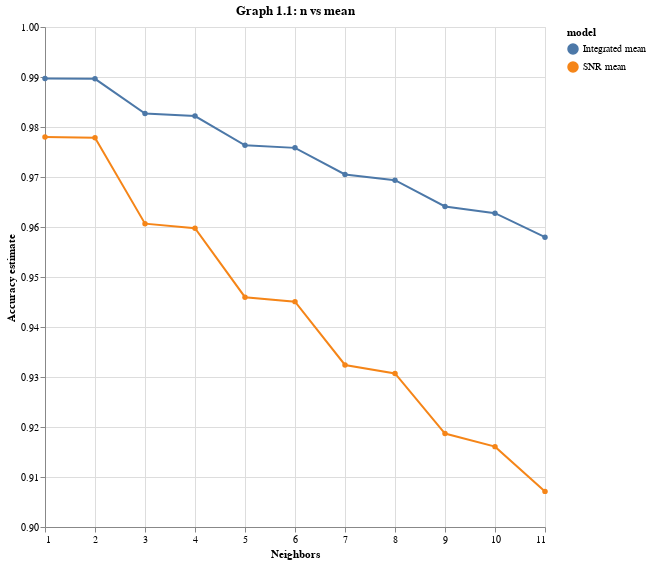

The notebook cell saved with this chart:
### Markdown cell above
## Graphing our Findings:
We first add another column to `accuracies_grid_integrated` and `accuracies_grid_snr` indicating whether we're looking at the integrated mean, or the snr mean. We later use this in the color section of `mark_line` as the titles for the blue and orange graphs as can be seen below. We use a `mark_line` since we're trying to see a trend between the different n values which in this case is decreasing starting from n=1.

### Code cell
accuracies_grid_integrated['model'] = 'Integrated mean'
accuracies_grid_snr['model'] = 'SNR mean'

accuracy_vs_k_integrated = alt.Chart(accuracies_grid_integrated, title="Graph 1.1: n vs mean").mark_line(point=True).encode(
    x=alt.X("param_kneighborsclassifier__n_neighbors").title("Neighbors"),
    y=alt.Y("mean_test_score")
        .scale(domain=(0.9, 1))
        .title("Accuracy estimate"),
    color=alt.Color("model")
)+ alt.Chart(accuracies_grid_snr).mark_line(point=True).encode(
    x=alt.X("param_kneighborsclassifier__n_neighbors").title("Neighbors"),
    y=alt.Y("mean_test_score")
        .scale(domain=(0.9, 1))
        .title("Accuracy estimate"),
    color=alt.Color("model")
).properties(width = 500, height = 500)
accuracy_vs_k_integrated

### Figure 1 — Vega-Lite specification as saved in the notebook (floating-point values rounded to 4 significant figures)
{"config": {"view": {"continuousWidth": 300, "continuousHeight": 300}}, "layer": [{"data": {"name": "data-c6c8bca885819fa4b5cec05fabb8bfe2"}, "mark": {"type": "line", "point": true}, "encoding": {"color": {"field": "model", "type": "nominal"}, "x": {"field": "param_kneighborsclassifier__n_neighbors", "title": "Neighbors", "type": "quantitative"}, "y": {"field": "mean_test_score", "scale": {"domain": [0.9, 1]}, "title": "Accuracy estimate", "type": "quantitative"}}, "title": "Graph 1.1: n vs mean"}, {"data": {"name": "data-74faa81d73c4c7ab9665546434fd7297"}, "mark": {"type": "line", "point": true}, "encoding": {"color": {"field": "model", "type": "nominal"}, "x": {"field": "param_kneighborsclassifier__n_neighbors", "title": "Neighbors", "type": "quantitative"}, "y": {"field": "mean_test_score", "scale": {"domain": [0.9, 1]}, "title": "Accuracy estimate", "type": "quantitative"}}}], "height": 500, "width": 500, "$schema": "https://vega.github.io/schema/vega-lite/v5.15.1.json", "datasets": {"data-c6c8bca885819fa4b5cec05fabb8bfe2": [{"mean_fit_time": 0.06418, "std_fit_time": 0.01005, "mean_score_time": 0.1526, "std_score_time": 0.01115, "param_kneighborsclassifier__n_neighbors": 1, "params": {"kneighborsclassifier__n_neighbors": 1}, "split0_test_score": 0.9905, "split1_test_score": 0.9892, "split2_test_score": 0.9883, "split3_test_score": 0.9923, "split4_test_score": 0.9877, "split5_test_score": 0.988, "split6_test_score": 0.988, "split7_test_score": 0.9923, "split8_test_score": 0.9942, "split9_test_score": 0.9865, "mean_test_score": 0.9897, "std_test_score": 0.002375, "rank_test_score": 1, "model": "Integrated mean"}, {"mean_fit_time": 0.05923, "std_fit_time": 0.004542, "mean_score_time": 0.1497, "std_score_time": 0.005569, "param_kneighborsclassifier__n_neighbors": 2, "params": {"kneighborsclassifier__n_neighbors": 2}, "split0_test_score": 0.9905, "split1_test_score": 0.9889, "split2_test_score": 0.988, "split3_test_score": 0.9923, "split4_test_score": 0.9877, "split5_test_score": 0.988, "split6_test_score": 0.988, "split7_test_score": 0.9923, "split8_test_score": 0.9942, "split9_test_score": 0.9865, "mean_test_score": 0.9896, "std_test_score": 0.002402, "rank_test_score": 2, "model": "Integrated mean"}, {"mean_fit_time": 0.07202, "std_fit_time": 0.01683, "mean_score_time": 0.1643, "std_score_time": 0.01133, "param_kneighborsclassifier__n_neighbors": 3, "params": {"kneighborsclassifier__n_neighbors": 3}, "split0_test_score": 0.9868, "split1_test_score": 0.9825, "split2_test_score": 0.9812, "split3_test_score": 0.9843, "split4_test_score": 0.9809, "split5_test_score": 0.9809, "split6_test_score": 0.9806, "split7_test_score": 0.9828, "split8_test_score": 0.9892, "split9_test_score": 0.9775, "mean_test_score": 0.9827, "std_test_score": 0.003182, "rank_test_score": 3, "model": "Integrated mean"}, {"mean_fit_time": 0.06551, "std_fit_time": 0.01265, "mean_score_time": 0.1743, "std_score_time": 0.02029, "param_kneighborsclassifier__n_neighbors": 4, "params": {"kneighborsclassifier__n_neighbors": 4}, "split0_test_score": 0.9865, "split1_test_score": 0.9825, "split2_test_score": 0.98, "split3_test_score": 0.9837, "split4_test_score": 0.9806, "split5_test_score": 0.9806, "split6_test_score": 0.9809, "split7_test_score": 0.9809, "split8_test_score": 0.9886, "split9_test_score": 0.9775, "mean_test_score": 0.9822, "std_test_score": 0.003105, "rank_test_score": 4, "model": "Integrated mean"}, {"mean_fit_time": 0.05883, "std_fit_time": 0.004803, "mean_score_time": 0.1537, "std_score_time": 0.01141, "param_kneighborsclassifier__n_neighbors": 5, "params": {"kneighborsclassifier__n_neighbors": 5}, "split0_test_score": 0.9819, "split1_test_score": 0.9757, "split2_test_score": 0.9751, "split3_test_score": 0.9763, "split4_test_score": 0.9748, "split5_test_score": 0.9742, "split6_test_score": 0.9751, "split7_test_score": 0.9779, "split8_test_score": 0.9828, "split9_test_score": 0.9699, "mean_test_score": 0.9764, "std_test_score": 0.003562, "rank_test_score": 5, "model": "Integrated mean"}, {"mean_fit_time": 0.05999, "std_fit_time": 0.006566, "mean_score_time": 0.16, "std_score_time": 0.02503, "param_kneighborsclassifier__n_neighbors": 6, "params": {"kneighborsclassifier__n_neighbors": 6}, "split0_test_score": 0.9806, "split1_test_score": 0.9754, "split2_test_score": 0.9748, "split3_test_score": 0.9769, "split4_test_score": 0.9726, "split5_test_score": 0.9736, "split6_test_score": 0.9751, "split7_test_score": 0.9772, "split8_test_score": 0.9828, "split9_test_score": 0.9692, "mean_test_score": 0.9758, "std_test_score": 0.003676, "rank_test_score": 6, "model": "Integrated mean"}, {"mean_fit_time": 0.06268, "std_fit_time": 0.01149, "mean_score_time": 0.1609, "std_score_time": 0.01522, "param_kneighborsclassifier__n_neighbors": 7, "params": {"kneighborsclassifier__n_neighbors": 7}, "split0_test_score": 0.9757, "split1_test_score": 0.9705, "split2_test_score": 0.9699, "split3_test_score": 0.972, "split4_test_score": 0.9662, "split5_test_score": 0.9677, "split6_test_score": 0.9708, "split7_test_score": 0.9723, "split8_test_score": 0.9779, "split9_test_score": 0.9622, "mean_test_score": 0.9705, "std_test_score": 0.00428, "rank_test_score": 7, "model": "Integrated mean"}, {"mean_fit_time": 0.057, "std_fit_time": 0.001079, "mean_score_time": 0.156, "std_score_time": 0.008057, "param_kneighborsclassifier__n_neighbors": 8, "params": {"kneighborsclassifier__n_neighbors": 8}, "split0_test_score": 0.9757, "split1_test_score": 0.9689, "split2_test_score": 0.9699, "split3_test_score": 0.9696, "split4_test_score": 0.9656, "split5_test_score": 0.9671, "split6_test_score": 0.9699, "split7_test_score": 0.9714, "split8_test_score": 0.9751, "split9_test_score": 0.9606, "mean_test_score": 0.9694, "std_test_score": 0.004168, "rank_test_score": 8, "model": "Integrated mean"}, {"mean_fit_time": 0.06525, "std_fit_time": 0.01011, "mean_score_time": 0.1718, "std_score_time": 0.01528, "param_kneighborsclassifier__n_neighbors": 9, "params": {"kneighborsclassifier__n_neighbors": 9}, "split0_test_score": 0.9699, "split1_test_score": 0.9659, "split2_test_score": 0.9637, "split3_test_score": 0.9656, "split4_test_score": 0.96, "split5_test_score": 0.9625, "split6_test_score": 0.9631, "split7_test_score": 0.9655, "split8_test_score": 0.9695, "split9_test_score": 0.9554, "mean_test_score": 0.9641, "std_test_score": 0.004079, "rank_test_score": 9, "model": "Integrated mean"}, {"mean_fit_time": 0.06154, "std_fit_time": 0.004857, "mean_score_time": 0.1717, "std_score_time": 0.02318, "param_kneighborsclassifier__n_neighbors": 10, "params": {"kneighborsclassifier__n_neighbors": 10}, "split0_test_score": 0.9659, "split1_test_score": 0.9665, "split2_test_score": 0.9643, "split3_test_score": 0.9634, "split4_test_score": 0.9554, "split5_test_score": 0.9631, "split6_test_score": 0.9637, "split7_test_score": 0.9646, "split8_test_score": 0.9671, "split9_test_score": 0.9536, "mean_test_score": 0.9628, "std_test_score": 0.00434, "rank_test_score": 10, "model": "Integrated mean"}, {"mean_fit_time": 0.06227, "std_fit_time": 0.005554, "mean_score_time": 0.1675, "std_score_time": 0.007274, "param_kneighborsclassifier__n_neighbors": 11, "params": {"kneighborsclassifier__n_neighbors": 11}, "split0_test_score": 0.9616, "split1_test_score": 0.9634, "split2_test_score": 0.9585, "split3_test_score": 0.9597, "split4_test_score": 0.9483, "split5_test_score": 0.9576, "split6_test_score": 0.9597, "split7_test_score": 0.9625, "split8_test_score": 0.9616, "split9_test_score": 0.9468, "mean_test_score": 0.958, "std_test_score": 0.005476, "rank_test_score": 11, "model": "Integrated mean"}], "data-74faa81d73c4c7ab9665546434fd7297": [{"mean_fit_time": 0.06604, "std_fit_time": 0.007594, "mean_score_time": 0.149, "std_score_time": 0.01291, "param_kneighborsclassifier__n_neighbors": 1, "params": {"kneighborsclassifier__n_neighbors": 1}, "split0_test_score": 0.9788, "split1_test_score": 0.9825, "split2_test_score": 0.9763, "split3_test_score": 0.9717, "split4_test_score": 0.9782, "split5_test_score": 0.9776, "split6_test_score": 0.9708, "split7_test_score": 0.9772, "split8_test_score": 0.9865, "split9_test_score": 0.9806, "mean_test_score": 0.978, "std_test_score": 0.00441, "rank_test_score": 1, "model": "SNR mean"}, {"mean_fit_time": 0.05994, "std_fit_time": 0.004696, "mean_score_time": 0.1647, "std_score_time": 0.01995, "param_kneighborsclassifier__n_neighbors": 2, "params": {"kneighborsclassifier__n_neighbors": 2}, "split0_test_score": 0.9788, "split1_test_score": 0.9825, "split2_test_score": 0.9757, "split3_test_score": 0.9711, "split4_test_score": 0.9782, "split5_test_score": 0.9772, "split6_test_score": 0.9708, "split7_test_score": 0.9772, "split8_test_score": 0.9865, "split9_test_score": 0.9806, "mean_test_score": 0.9779, "std_test_score": 0.00453, "rank_test_score": 2, "model": "SNR mean"}, {"mean_fit_time": 0.06056, "std_fit_time": 0.004781, "mean_score_time": 0.1598, "std_score_time": 0.01559, "param_kneighborsclassifier__n_neighbors": 3, "params": {"kneighborsclassifier__n_neighbors": 3}, "split0_test_score": 0.9634, "split1_test_score": 0.9677, "split2_test_score": 0.9557, "split3_test_score": 0.9453, "split4_test_score": 0.9628, "split5_test_score": 0.9585, "split6_test_score": 0.9566, "split7_test_score": 0.9588, "split8_test_score": 0.972, "split9_test_score": 0.9659, "mean_test_score": 0.9607, "std_test_score": 0.007096, "rank_test_score": 3, "model": "SNR mean"}, {"mean_fit_time": 0.06059, "std_fit_time": 0.007113, "mean_score_time": 0.1547, "std_score_time": 0.01389, "param_kneighborsclassifier__n_neighbors": 4, "params": {"kneighborsclassifier__n_neighbors": 4}, "split0_test_score": 0.9625, "split1_test_score": 0.9674, "split2_test_score": 0.9539, "split3_test_score": 0.9446, "split4_test_score": 0.9625, "split5_test_score": 0.9573, "split6_test_score": 0.9569, "split7_test_score": 0.9572, "split8_test_score": 0.9702, "split9_test_score": 0.9649, "mean_test_score": 0.9597, "std_test_score": 0.007013, "rank_test_score": 4, "model": "SNR mean"}, {"mean_fit_time": 0.06573, "std_fit_time": 0.003524, "mean_score_time": 0.1683, "std_score_time": 0.01709, "param_kneighborsclassifier__n_neighbors": 5, "params": {"kneighborsclassifier__n_neighbors": 5}, "split0_test_score": 0.949, "split1_test_score": 0.9523, "split2_test_score": 0.941, "split3_test_score": 0.9231, "split4_test_score": 0.948, "split5_test_score": 0.9422, "split6_test_score": 0.9446, "split7_test_score": 0.9449, "split8_test_score": 0.9594, "split9_test_score": 0.9551, "mean_test_score": 0.946, "std_test_score": 0.009388, "rank_test_score": 5, "model": "SNR mean"}, {"mean_fit_time": 0.05999, "std_fit_time": 0.00702, "mean_score_time": 0.1576, "std_score_time": 0.01395, "param_kneighborsclassifier__n_neighbors": 6, "params": {"kneighborsclassifier__n_neighbors": 6}, "split0_test_score": 0.9471, "split1_test_score": 0.952, "split2_test_score": 0.9407, "split3_test_score": 0.9213, "split4_test_score": 0.9471, "split5_test_score": 0.9413, "split6_test_score": 0.9449, "split7_test_score": 0.944, "split8_test_score": 0.9579, "split9_test_score": 0.9545, "mean_test_score": 0.9451, "std_test_score": 0.009539, "rank_test_score": 6, "model": "SNR mean"}, {"mean_fit_time": 0.06881, "std_fit_time": 0.008882, "mean_score_time": 0.175, "std_score_time": 0.01979, "param_kneighborsclassifier__n_neighbors": 7, "params": {"kneighborsclassifier__n_neighbors": 7}, "split0_test_score": 0.9376, "split1_test_score": 0.9403, "split2_test_score": 0.9265, "split3_test_score": 0.9028, "split4_test_score": 0.9363, "split5_test_score": 0.9244, "split6_test_score": 0.9336, "split7_test_score": 0.928, "split8_test_score": 0.9486, "split9_test_score": 0.9459, "mean_test_score": 0.9324, "std_test_score": 0.01243, "rank_test_score": 7, "model": "SNR mean"}, {"mean_fit_time": 0.06553, "std_fit_time": 0.01646, "mean_score_time": 0.161, "std_score_time": 0.01719, "param_kneighborsclassifier__n_neighbors": 8, "params": {"kneighborsclassifier__n_neighbors": 8}, "split0_test_score": 0.9354, "split1_test_score": 0.9403, "split2_test_score": 0.9253, "split3_test_score": 0.9016, "split4_test_score": 0.9336, "split5_test_score": 0.9225, "split6_test_score": 0.9333, "split7_test_score": 0.9277, "split8_test_score": 0.9468, "split9_test_score": 0.9406, "mean_test_score": 0.9307, "std_test_score": 0.012, "rank_test_score": 8, "model": "SNR mean"}, {"mean_fit_time": 0.05883, "std_fit_time": 0.005912, "mean_score_time": 0.1629, "std_score_time": 0.02645, "param_kneighborsclassifier__n_neighbors": 9, "params": {"kneighborsclassifier__n_neighbors": 9}, "split0_test_score": 0.9277, "split1_test_score": 0.9274, "split2_test_score": 0.9182, "split3_test_score": 0.8831, "split4_test_score": 0.92, "split5_test_score": 0.9127, "split6_test_score": 0.9197, "split7_test_score": 0.9111, "split8_test_score": 0.9379, "split9_test_score": 0.9289, "mean_test_score": 0.9187, "std_test_score": 0.01411, "rank_test_score": 9, "model": "SNR mean"}, {"mean_fit_time": 0.06074, "std_fit_time": 0.004057, "mean_score_time": 0.1744, "std_score_time": 0.02541, "param_kneighborsclassifier__n_neighbors": 10, "params": {"kneighborsclassifier__n_neighbors": 10}, "split0_test_score": 0.9237, "split1_test_score": 0.9234, "split2_test_score": 0.9148, "split3_test_score": 0.8798, "split4_test_score": 0.9145, "split5_test_score": 0.9099, "split6_test_score": 0.9173, "split7_test_score": 0.912, "split8_test_score": 0.9382, "split9_test_score": 0.9271, "mean_test_score": 0.9161, "std_test_score": 0.01449, "rank_test_score": 10, "model": "SNR mean"}, {"mean_fit_time": 0.06163, "std_fit_time": 0.006456, "mean_score_time": 0.1661, "std_score_time": 0.01436, "param_kneighborsclassifier__n_neighbors": 11, "params": {"kneighborsclassifier__n_neighbors": 11}, "split0_test_score": 0.9151, "split1_test_score": 0.9139, "split2_test_score": 0.9053, "split3_test_score": 0.8644, "split4_test_score": 0.9068, "split5_test_score": 0.9016, "split6_test_score": 0.9074, "split7_test_score": 0.9031, "split8_test_score": 0.9311, "split9_test_score": 0.9225, "mean_test_score": 0.9071, "std_test_score": 0.01672, "rank_test_score": 11, "model": "SNR mean"}]}}
